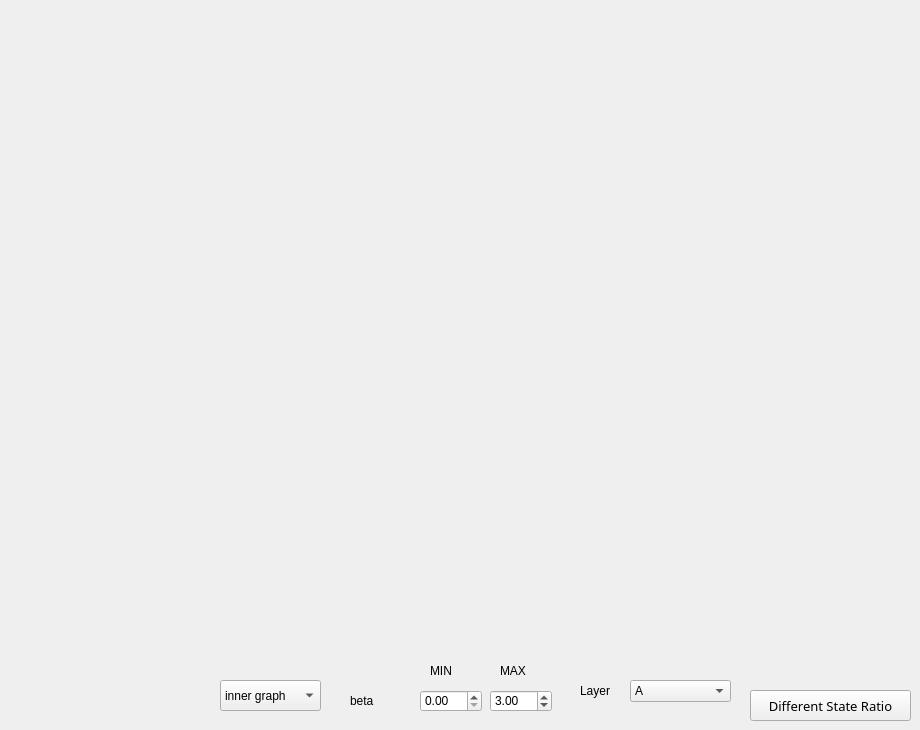
    <widget class="QWidget" name="Different_State_Ratio">
     <attribute name="title">
      <string>Different State Ratio</string>
     </attribute>
     <widget class="QWidget" name="horizontalLayoutWidget_12">
      <property name="geometry">
       <rect>
        <x>20</x>
        <y>20</y>
        <width>891</width>
        <height>611</height>
       </rect>
      </property>
      <layout class="QHBoxLayout" name="different_state_layout"/>
     </widget>
     <widget class="QPushButton" name="different_ratio_Button">
      <property name="geometry">
       <rect>
        <x>750</x>
        <y>690</y>
        <width>161</width>
        <height>31</height>
       </rect>
      </property>
      <property name="font">
       <font>
        <family>Sitka Text</family>
        <pointsize>10</pointsize>
        <weight>50</weight>
        <italic>false</italic>
        <bold>false</bold>
       </font>
      </property>
      <property name="text">
       <string>Different State Ratio</string>
      </property>
     </widget>
     <widget class="QLabel" name="min_4">
      <property name="geometry">
       <rect>
        <x>430</x>
        <y>660</y>
        <width>51</width>
        <height>21</height>
       </rect>
      </property>
      <property name="text">
       <string>MIN</string>
      </property>
     </widget>
     <widget class="QDoubleSpinBox" name="beta_minBox_4">
      <property name="geometry">
       <rect>
        <x>420</x>
        <y>690</y>
        <width>62</width>
        <height>22</height>
       </rect>
      </property>
      <property name="maximum">
       <double>20.000000000000000</double>
      </property>
      <property name="singleStep">
       <double>0.100000000000000</double>
      </property>
     </widget>
     <widget class="QDoubleSpinBox" name="beta_maxBox_4">
      <property name="geometry">
       <rect>
        <x>490</x>
        <y>690</y>
        <width>62</width>
        <height>22</height>
       </rect>
      </property>
      <property name="maximum">
       <double>20.000000000000000</double>
      </property>
      <property name="singleStep">
       <double>0.100000000000000</double>
      </property>
      <property name="value">
       <double>3.000000000000000</double>
      </property>
     </widget>
     <widget class="QLabel" name="beta_4">
      <property name="geometry">
       <rect>
        <x>350</x>
        <y>690</y>
        <width>51</width>
        <height>21</height>
       </rect>
      </property>
      <property name="text">
       <string>beta</string>
      </property>
     </widget>
     <widget class="QLabel" name="max_4">
      <property name="geometry">
       <rect>
        <x>500</x>
        <y>660</y>
        <width>51</width>
        <height>21</height>
       </rect>
      </property>
      <property name="text">
       <string>MAX</string>
      </property>
     </widget>
     <widget class="QLabel" name="layer">
      <property name="geometry">
       <rect>
        <x>580</x>
        <y>680</y>
        <width>51</width>
        <height>21</height>
       </rect>
      </property>
      <property name="text">
       <string>Layer</string>
      </property>
     </widget>
     <widget class="QComboBox" name="select_layerBox">
      <property name="geometry">
       <rect>
        <x>630</x>
        <y>680</y>
        <width>101</width>
        <height>22</height>
       </rect>
      </property>
      <item>
       <property name="text">
        <string>A</string>
       </property>
      </item>
      <item>
       <property name="text">
        <string>B</string>
       </property>
      </item>
      <item>
       <property name="text">
        <string>Total</string>
       </property>
      </item>
     </widget>
     <widget class="QComboBox" name="state_ratio_locBox">
      <property name="geometry">
       <rect>
        <x>220</x>
        <y>680</y>
        <width>101</width>
        <height>31</height>
       </rect>
      </property>
      <item>
       <property name="text">
        <string>inner graph</string>
       </property>
      </item>
      <item>
       <property name="text">
        <string>outer graph</string>
       </property>
      </item>
     </widget>
    </widget>
